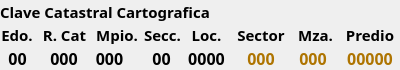
                   <widget class="QWidget" name="widget_7" native="true">
                    <property name="minimumSize">
                     <size>
                      <width>400</width>
                      <height>70</height>
                     </size>
                    </property>
                    <property name="maximumSize">
                     <size>
                      <width>400</width>
                      <height>70</height>
                     </size>
                    </property>
                    <layout class="QGridLayout" name="gridLayout_6">
                     <property name="leftMargin">
                      <number>0</number>
                     </property>
                     <property name="topMargin">
                      <number>0</number>
                     </property>
                     <property name="rightMargin">
                      <number>0</number>
                     </property>
                     <property name="bottomMargin">
                      <number>0</number>
                     </property>
                     <property name="spacing">
                      <number>0</number>
                     </property>
                     <item row="0" column="0" colspan="16">
                      <widget class="QLabel" name="label_0">
                       <property name="maximumSize">
                        <size>
                         <width>16777215</width>
                         <height>25</height>
                        </size>
                       </property>
                       <property name="font">
                        <font>
                         <family>Century Gothic</family>
                         <pointsize>11</pointsize>
                         <weight>75</weight>
                         <bold>true</bold>
                        </font>
                       </property>
                       <property name="text">
                        <string>Clave Catastral Cartografica</string>
                       </property>
                      </widget>
                     </item>
                     <item row="1" column="13">
                      <widget class="QLabel" name="label_g">
                       <property name="minimumSize">
                        <size>
                         <width>45</width>
                         <height>0</height>
                        </size>
                       </property>
                       <property name="maximumSize">
                        <size>
                         <width>40</width>
                         <height>16777215</height>
                        </size>
                       </property>
                       <property name="font">
                        <font>
                         <family>Century Gothic</family>
                         <pointsize>11</pointsize>
                         <weight>75</weight>
                         <bold>true</bold>
                        </font>
                       </property>
                       <property name="text">
                        <string> Mza. </string>
                       </property>
                       <property name="alignment">
                        <set>Qt::AlignCenter</set>
                       </property>
                      </widget>
                     </item>
                     <item row="2" column="9">
                      <widget class="QLabel" name="lbLoc">
                       <property name="minimumSize">
                        <size>
                         <width>45</width>
                         <height>0</height>
                        </size>
                       </property>
                       <property name="maximumSize">
                        <size>
                         <width>45</width>
                         <height>16777215</height>
                        </size>
                       </property>
                       <property name="font">
                        <font>
                         <family>Century Gothic</family>
                         <pointsize>12</pointsize>
                         <weight>75</weight>
                         <bold>true</bold>
                        </font>
                       </property>
                       <property name="text">
                        <string>0000</string>
                       </property>
                       <property name="alignment">
                        <set>Qt::AlignCenter</set>
                       </property>
                      </widget>
                     </item>
                     <item row="1" column="7" alignment="Qt::AlignHCenter">
                      <widget class="QLabel" name="label_d">
                       <property name="minimumSize">
                        <size>
                         <width>0</width>
                         <height>0</height>
                        </size>
                       </property>
                       <property name="maximumSize">
                        <size>
                         <width>68</width>
                         <height>16777215</height>
                        </size>
                       </property>
                       <property name="font">
                        <font>
                         <family>Century Gothic</family>
                         <pointsize>11</pointsize>
                         <weight>75</weight>
                         <bold>true</bold>
                        </font>
                       </property>
                       <property name="text">
                        <string>Secc.</string>
                       </property>
                       <property name="alignment">
                        <set>Qt::AlignCenter</set>
                       </property>
                      </widget>
                     </item>
                     <item row="1" column="9" alignment="Qt::AlignHCenter">
                      <widget class="QLabel" name="label_e">
                       <property name="minimumSize">
                        <size>
                         <width>45</width>
                         <height>0</height>
                        </size>
                       </property>
                       <property name="maximumSize">
                        <size>
                         <width>45</width>
                         <height>16777215</height>
                        </size>
                       </property>
                       <property name="font">
                        <font>
                         <family>Century Gothic</family>
                         <pointsize>11</pointsize>
                         <weight>75</weight>
                         <bold>true</bold>
                        </font>
                       </property>
                       <property name="styleSheet">
                        <string notr="true">text-align: center</string>
                       </property>
                       <property name="text">
                        <string>Loc.</string>
                       </property>
                       <property name="alignment">
                        <set>Qt::AlignCenter</set>
                       </property>
                      </widget>
                     </item>
                     <item row="2" column="3" alignment="Qt::AlignHCenter">
                      <widget class="QLabel" name="lbRegCat">
                       <property name="minimumSize">
                        <size>
                         <width>50</width>
                         <height>0</height>
                        </size>
                       </property>
                       <property name="maximumSize">
                        <size>
                         <width>50</width>
                         <height>16777215</height>
                        </size>
                       </property>
                       <property name="font">
                        <font>
                         <family>Century Gothic</family>
                         <pointsize>12</pointsize>
                         <weight>75</weight>
                         <bold>true</bold>
                        </font>
                       </property>
                       <property name="text">
                        <string>000</string>
                       </property>
                       <property name="alignment">
                        <set>Qt::AlignCenter</set>
                       </property>
                      </widget>
                     </item>
                     <item row="1" column="11">
                      <widget class="QLabel" name="label_f">
                       <property name="minimumSize">
                        <size>
                         <width>60</width>
                         <height>0</height>
                        </size>
                       </property>
                       <property name="maximumSize">
                        <size>
                         <width>35</width>
                         <height>16777215</height>
                        </size>
                       </property>
                       <property name="font">
                        <font>
                         <family>Century Gothic</family>
                         <pointsize>11</pointsize>
                         <weight>75</weight>
                         <bold>true</bold>
                        </font>
                       </property>
                       <property name="text">
                        <string> Sector </string>
                       </property>
                       <property name="alignment">
                        <set>Qt::AlignCenter</set>
                       </property>
                      </widget>
                     </item>
                     <item row="1" column="0" alignment="Qt::AlignHCenter">
                      <widget class="QLabel" name="label_a">
                       <property name="minimumSize">
                        <size>
                         <width>0</width>
                         <height>0</height>
                        </size>
                       </property>
                       <property name="maximumSize">
                        <size>
                         <width>34</width>
                         <height>16777215</height>
                        </size>
                       </property>
                       <property name="font">
                        <font>
                         <family>Century Gothic</family>
                         <pointsize>11</pointsize>
                         <weight>75</weight>
                         <bold>true</bold>
                        </font>
                       </property>
                       <property name="text">
                        <string> Edo. </string>
                       </property>
                       <property name="alignment">
                        <set>Qt::AlignCenter</set>
                       </property>
                      </widget>
                     </item>
                     <item row="2" column="15">
                      <widget class="QLabel" name="lbPredio">
                       <property name="maximumSize">
                        <size>
                         <width>60</width>
                         <height>16777215</height>
                        </size>
                       </property>
                       <property name="font">
                        <font>
                         <family>Century Gothic</family>
                         <pointsize>12</pointsize>
                         <weight>75</weight>
                         <bold>true</bold>
                        </font>
                       </property>
                       <property name="styleSheet">
                        <string notr="true">color: rgb(174, 116, 0)</string>
                       </property>
                       <property name="text">
                        <string>00000</string>
                       </property>
                       <property name="alignment">
                        <set>Qt::AlignCenter</set>
                       </property>
                      </widget>
                     </item>
                     <item row="2" column="5">
                      <widget class="QLabel" name="lbMpio">
                       <property name="minimumSize">
                        <size>
                         <width>35</width>
                         <height>0</height>
                        </size>
                       </property>
                       <property name="maximumSize">
                        <size>
                         <width>35</width>
                         <height>16777215</height>
                        </size>
                       </property>
                       <property name="font">
                        <font>
                         <family>Century Gothic</family>
                         <pointsize>12</pointsize>
                         <weight>75</weight>
                         <bold>true</bold>
                        </font>
                       </property>
                       <property name="text">
                        <string>000</string>
                       </property>
                       <property name="alignment">
                        <set>Qt::AlignCenter</set>
                       </property>
                      </widget>
                     </item>
                     <item row="2" column="11" alignment="Qt::AlignHCenter">
                      <widget class="QLabel" name="lbSec">
                       <property name="maximumSize">
                        <size>
                         <width>40</width>
                         <height>16777215</height>
                        </size>
                       </property>
                       <property name="font">
                        <font>
                         <family>Century Gothic</family>
                         <pointsize>12</pointsize>
                         <weight>75</weight>
                         <bold>true</bold>
                        </font>
                       </property>
                       <property name="styleSheet">
                        <string notr="true">color: rgb(174, 116, 0)</string>
                       </property>
                       <property name="text">
                        <string>000</string>
                       </property>
                       <property name="alignment">
                        <set>Qt::AlignCenter</set>
                       </property>
                      </widget>
                     </item>
                     <item row="2" column="7">
                      <widget class="QLabel" name="lbSecc">
                       <property name="maximumSize">
                        <size>
                         <width>35</width>
                         <height>16777215</height>
                        </size>
                       </property>
                       <property name="font">
                        <font>
                         <family>Century Gothic</family>
                         <pointsize>12</pointsize>
                         <weight>75</weight>
                         <bold>true</bold>
                        </font>
                       </property>
                       <property name="text">
                        <string>00</string>
                       </property>
                       <property name="alignment">
                        <set>Qt::AlignCenter</set>
                       </property>
                      </widget>
                     </item>
                     <item row="1" column="5" alignment="Qt::AlignHCenter">
                      <widget class="QLabel" name="label_c">
                       <property name="minimumSize">
                        <size>
                         <width>0</width>
                         <height>15</height>
                        </size>
                       </property>
                       <property name="maximumSize">
                        <size>
                         <width>60</width>
                         <height>24</height>
                        </size>
                       </property>
                       <property name="font">
                        <font>
                         <family>Century Gothic</family>
                         <pointsize>11</pointsize>
                         <weight>75</weight>
                         <bold>true</bold>
                        </font>
                       </property>
                       <property name="text">
                        <string> Mpio. </string>
                       </property>
                       <property name="alignment">
                        <set>Qt::AlignCenter</set>
                       </property>
                      </widget>
                     </item>
                     <item row="2" column="13">
                      <widget class="QLabel" name="lbMza">
                       <property name="maximumSize">
                        <size>
                         <width>40</width>
                         <height>16777215</height>
                        </size>
                       </property>
                       <property name="font">
                        <font>
                         <family>Century Gothic</family>
                         <pointsize>12</pointsize>
                         <weight>75</weight>
                         <bold>true</bold>
                        </font>
                       </property>
                       <property name="styleSheet">
                        <string notr="true">color: rgb(174, 116, 0)</string>
                       </property>
                       <property name="text">
                        <string>000</string>
                       </property>
                       <property name="alignment">
                        <set>Qt::AlignCenter</set>
                       </property>
                      </widget>
                     </item>
                     <item row="1" column="3">
                      <widget class="QLabel" name="label_b">
                       <property name="minimumSize">
                        <size>
                         <width>0</width>
                         <height>0</height>
                        </size>
                       </property>
                       <property name="maximumSize">
                        <size>
                         <width>161</width>
                         <height>16777215</height>
                        </size>
                       </property>
                       <property name="font">
                        <font>
                         <family>Century Gothic</family>
                         <pointsize>11</pointsize>
                         <weight>75</weight>
                         <bold>true</bold>
                        </font>
                       </property>
                       <property name="text">
                        <string> R. Cat </string>
                       </property>
                       <property name="alignment">
                        <set>Qt::AlignCenter</set>
                       </property>
                      </widget>
                     </item>
                     <item row="1" column="2">
                      <spacer name="horizontalSpacer">
                       <property name="orientation">
                        <enum>Qt::Horizontal</enum>
                       </property>
                       <property name="sizeHint" stdset="0">
                        <size>
                         <width>40</width>
                         <height>20</height>
                        </size>
                       </property>
                      </spacer>
                     </item>
                     <item row="1" column="8">
                      <spacer name="horizontalSpacer_3">
                       <property name="orientation">
                        <enum>Qt::Horizontal</enum>
                       </property>
                       <property name="sizeHint" stdset="0">
                        <size>
                         <width>40</width>
                         <height>20</height>
                        </size>
                       </property>
                      </spacer>
                     </item>
                     <item row="1" column="4">
                      <spacer name="horizontalSpacer_2">
                       <property name="orientation">
                        <enum>Qt::Horizontal</enum>
                       </property>
                       <property name="sizeHint" stdset="0">
                        <size>
                         <width>40</width>
                         <height>20</height>
                        </size>
                       </property>
                      </spacer>
                     </item>
                     <item row="1" column="12">
                      <spacer name="horizontalSpacer_5">
                       <property name="orientation">
                        <enum>Qt::Horizontal</enum>
                       </property>
                       <property name="sizeHint" stdset="0">
                        <size>
                         <width>40</width>
                         <height>20</height>
                        </size>
                       </property>
                      </spacer>
                     </item>
                     <item row="1" column="10">
                      <spacer name="horizontalSpacer_4">
                       <property name="orientation">
                        <enum>Qt::Horizontal</enum>
                       </property>
                       <property name="sizeHint" stdset="0">
                        <size>
                         <width>40</width>
                         <height>20</height>
                        </size>
                       </property>
                      </spacer>
                     </item>
                     <item row="1" column="14">
                      <spacer name="horizontalSpacer_6">
                       <property name="orientation">
                        <enum>Qt::Horizontal</enum>
                       </property>
                       <property name="sizeHint" stdset="0">
                        <size>
                         <width>40</width>
                         <height>20</height>
                        </size>
                       </property>
                      </spacer>
                     </item>
                     <item row="1" column="1">
                      <spacer name="horizontalSpacer_8">
                       <property name="orientation">
                        <enum>Qt::Horizontal</enum>
                       </property>
                       <property name="sizeHint" stdset="0">
                        <size>
                         <width>40</width>
                         <height>20</height>
                        </size>
                       </property>
                      </spacer>
                     </item>
                     <item row="1" column="15">
                      <widget class="QLabel" name="label_h">
                       <property name="minimumSize">
                        <size>
                         <width>60</width>
                         <height>0</height>
                        </size>
                       </property>
                       <property name="maximumSize">
                        <size>
                         <width>60</width>
                         <height>16777215</height>
                        </size>
                       </property>
                       <property name="font">
                        <font>
                         <family>Century Gothic</family>
                         <pointsize>11</pointsize>
                         <weight>75</weight>
                         <bold>true</bold>
                        </font>
                       </property>
                       <property name="text">
                        <string>Predio</string>
                       </property>
                       <property name="alignment">
                        <set>Qt::AlignCenter</set>
                       </property>
                      </widget>
                     </item>
                     <item row="1" column="6">
                      <spacer name="horizontalSpacer_7">
                       <property name="orientation">
                        <enum>Qt::Horizontal</enum>
                       </property>
                       <property name="sizeHint" stdset="0">
                        <size>
                         <width>40</width>
                         <height>20</height>
                        </size>
                       </property>
                      </spacer>
                     </item>
                     <item row="2" column="0">
                      <widget class="QLabel" name="lbEdo">
                       <property name="minimumSize">
                        <size>
                         <width>35</width>
                         <height>0</height>
                        </size>
                       </property>
                       <property name="maximumSize">
                        <size>
                         <width>35</width>
                         <height>16777215</height>
                        </size>
                       </property>
                       <property name="font">
                        <font>
                         <family>Century Gothic</family>
                         <pointsize>12</pointsize>
                         <weight>75</weight>
                         <bold>true</bold>
                        </font>
                       </property>
                       <property name="text">
                        <string>00</string>
                       </property>
                       <property name="alignment">
                        <set>Qt::AlignCenter</set>
                       </property>
                      </widget>
                     </item>
                    </layout>
                   </widget>
